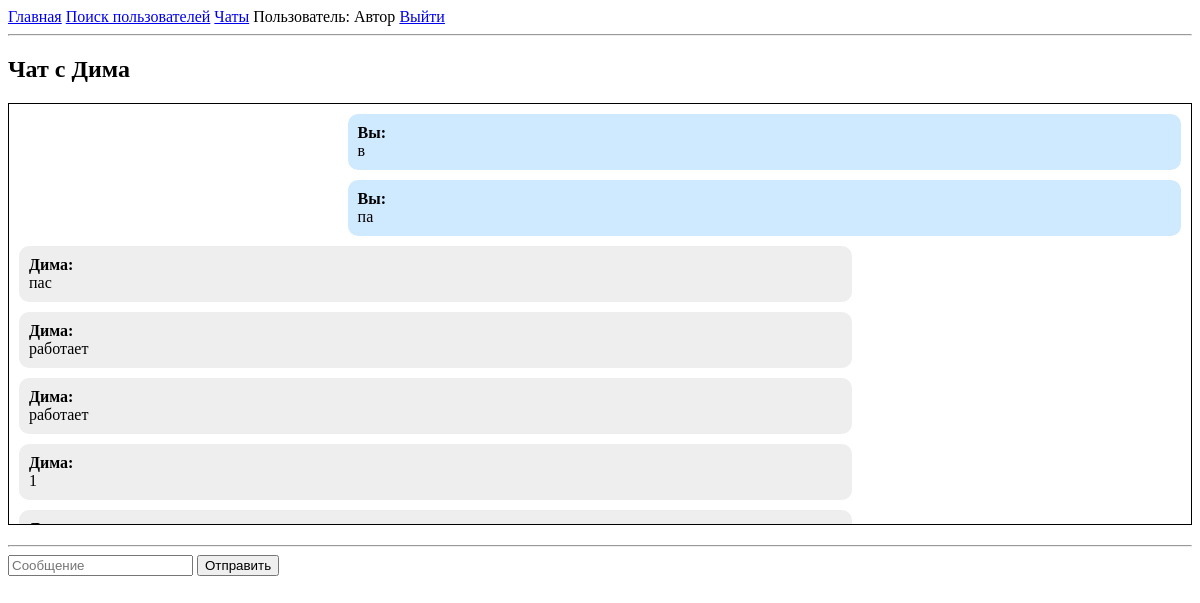
The page /chat/2 (signed in) on the database its author committed.
### data/users.py (models this page shows, shortened)
class User(SqlAlchemyBase, UserMixin):
    __tablename__ = 'users'
    id = sqlalchemy.Column(sqlalchemy.Integer,
                           primary_key=True, autoincrement=True)
    name = sqlalchemy.Column(sqlalchemy.String(32),unique=True, nullable=False)
    about = sqlalchemy.Column(sqlalchemy.String(300), nullable=True)
    hashed_password = sqlalchemy.Column(sqlalchemy.String,
                                        nullable=False)
    created_date = sqlalchemy.Column(sqlalchemy.DateTime,
                                     default=datetime.datetime.now)

### data/messages.py (models this page shows)
class Message(SqlAlchemyBase):
    __tablename__ = 'messages'
    id = sqlalchemy.Column(sqlalchemy.Integer,
                           primary_key=True, autoincrement=True)
    sender_id = sqlalchemy.Column(sqlalchemy.Integer,
                                  sqlalchemy.ForeignKey('users.id'),
                                  nullable=False)
    receiver_id = sqlalchemy.Column(sqlalchemy.Integer,
                                    sqlalchemy.ForeignKey('users.id'),
                                    nullable=False)
    text = sqlalchemy.Column(sqlalchemy.String, nullable=False)
    created_date = sqlalchemy.Column(
        sqlalchemy.DateTime,
        default=datetime.datetime.now
    )

### main.py (the view, shortened to what this page needs)
@app.route('/chat/<int:user_id>', methods=['GET', 'POST'])
@login_required
def chat(user_id):
    session = db_session.create_session()
    receiver = session.query(User).get(user_id)
    if not receiver:
        return "Пользователь не найден"
    messages = session.query(Message).filter(
        ((Message.sender_id == current_user.id) &
         (Message.receiver_id == receiver.id)) |
        ((Message.sender_id == receiver.id) &
         (Message.receiver_id == current_user.id))
    ).order_by(Message.created_date).all()
    return render_template(
        'chat.html',
        receiver=receiver,
        messages=messages
    )

### data/db_session.py (called while the page is built)
def create_session() -> Session:
    global __factory
    return __factory()

### main.py (called while the page is built)
@login_manager.user_loader
def load_user(user_id):
    session = db_session.create_session()
    return session.query(User).get(user_id)

### templates/chat.html (shortened to what this page needs)
{% extends "base.html" %}
{% block content %}
<h2>Чат с {{ receiver.name }}</h2>
<div class="chat-box">
    {% for msg in messages %}
        {% if msg.sender_id == current_user.id %}
            <div class="message my-message">
                <b>Вы:</b><br>
                {{ msg.text }}
            </div>
        {% else %}
            <div class="message other-message">
                <b>{{ receiver.name }}:</b><br>
                {{ msg.text }}
            </div>
        {% endif %}
    {% endfor %}
</div>
<hr>
<form method="post">
    <input type="text" name="text" placeholder="Сообщение">
    <button type="submit">Отправить</button>
</form>
{% endblock %}

### templates/base.html (shortened to what this page needs)
<!DOCTYPE html>
<html lang="ru">
<head>
    <link rel="stylesheet"
          href="{{ url_for('static', filename='css/chat.css') }}">
</head>
<body>
<div>
    <a href="/">Главная</a>
    {% if current_user.is_authenticated %}
        <a href="/search">Поиск пользователей</a>
        <a href="/dialogs">Чаты</a>
        <span>Пользователь: {{ current_user.name }}</span>
        <a href="/logout">Выйти</a>
    {% else %}
        <a href="/login">Войти</a>
        <a href="/register">Регистрация</a>
    {% endif %}
</div>
<hr>
<div>
    {% block content %}
    {% endblock %}
</div>
</body>
</html>

### static/css/chat.css (style rules this page uses)
.chat-box { height: 400px; overflow-y: scroll; border: 1px solid black; padding: 10px; margin-bottom: 20px; }
.message { padding: 10px; margin-bottom: 10px; border-radius: 10px; background-color: #eeeeee; max-width: 70%; word-wrap: break-word; overflow-wrap: break-word; }
.my-message { margin-left: auto; background-color: #cfe9ff; }
.other-message { margin-right: auto; background-color: #eeeeee; }

### rows shown on the page
User: name "Автор"
User: name "Дима"
Message: text "в"
Message: text "па"
Message: text "пас"
Message: text "работает"
Message: text "работает"
Message: text "1"
